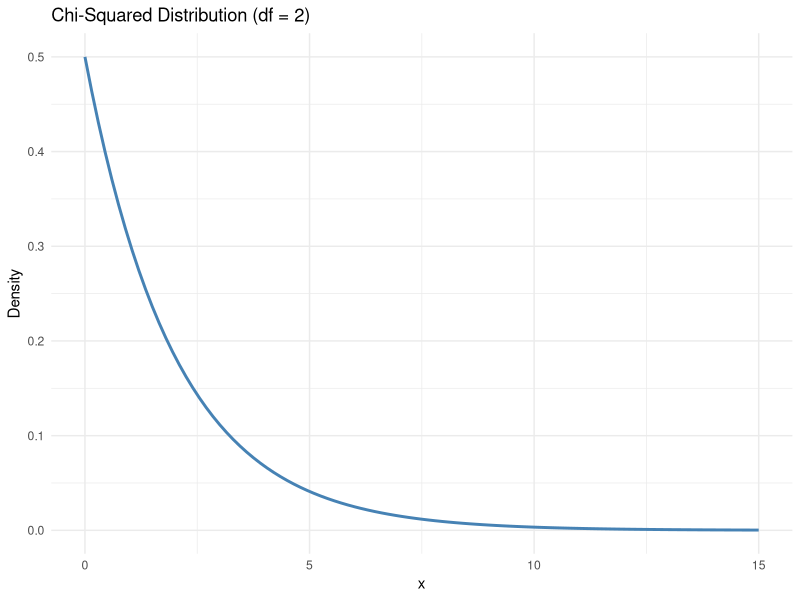

Recreate this plot in R.
## ---- chunk 1
knitr::opts_chunk$set(echo = TRUE)
## ---- chunk 2
library(ggplot2)

myPlot <- ggplot(data.frame(x = c(0, 15)), aes(x = x)) +
  stat_function(fun = dchisq, args = list(df = 2), color = "steelblue", linewidth = 1) +
  labs(
    title = "Chi-Squared Distribution (df = 2)",
    x = "x",
    y = "Density"
  ) +
  theme_minimal()

myPlot
## ---- chunk 3
set.seed(42)

mu0 <- 2
sigma <- 2  # known population standard deviation
n_reps <- 10000
sample_sizes <- c(8, 23, 52)
alpha <- 0.05

# a: Two-sided z-test
do.two.sided.test <- function(n) {
  samp <- rchisq(n, df = 2)
  z <- (mean(samp) - mu0) / (sigma / sqrt(n))
  p_val <- 2 * pnorm(-abs(z))
  return(p_val < alpha)
}

# b: Left-sided z-test
do.left.sided.test <- function(n) {
  samp <- rchisq(n, df = 2)
  z <- (mean(samp) - mu0) / (sigma / sqrt(n))
  p_val <- pnorm(z)
  return(p_val < alpha)
}

# c: Right-sided z-test
do.right.sided.test <- function(n) {
  samp <- rchisq(n, df = 2)
  z <- (mean(samp) - mu0) / (sigma / sqrt(n))
  p_val <- 1 - pnorm(z)
  return(p_val < alpha)
}

z.two  <- sapply(sample_sizes, function(n) mean(replicate(n_reps, do.two.sided.test(n))))
z.left <- sapply(sample_sizes, function(n) mean(replicate(n_reps, do.left.sided.test(n))))
z.right <- sapply(sample_sizes, function(n) mean(replicate(n_reps, do.right.sided.test(n))))

z.two
z.left
z.right
## ---- chunk 4
prob3Mat <- matrix(c(z.two, z.left, z.right),
                   nrow = length(z.two),
                   ncol = 3,
                   byrow = FALSE)
colnames(prob3Mat) <- c("two", "left", "right")
rownames(prob3Mat) <- paste("n =", sample_sizes)

prob3Mat
## ---- chunk 5
set.seed(42)

# a: Two-sided t-test
do.two.sided.t.test <- function(n) {
  samp <- rchisq(n, df = 2)
  result <- t.test(samp, mu = mu0, alternative = "two.sided")
  return(result$p.value < alpha)
}

# b: Left-sided t-test
do.left.sided.t.test <- function(n) {
  samp <- rchisq(n, df = 2)
  result <- t.test(samp, mu = mu0, alternative = "less")
  return(result$p.value < alpha)
}

# c: Right-sided t-test
do.right.sided.t.test <- function(n) {
  samp <- rchisq(n, df = 2)
  result <- t.test(samp, mu = mu0, alternative = "greater")
  return(result$p.value < alpha)
}

t.two   <- sapply(sample_sizes, function(n) mean(replicate(n_reps, do.two.sided.t.test(n))))
t.left  <- sapply(sample_sizes, function(n) mean(replicate(n_reps, do.left.sided.t.test(n))))
t.right <- sapply(sample_sizes, function(n) mean(replicate(n_reps, do.right.sided.t.test(n))))

t.two
t.left
t.right
## ---- chunk 6
prob5Mat <- matrix(c(t.two, t.left, t.right),
                   nrow = length(t.two),
                   ncol = 3,
                   byrow = FALSE)
colnames(prob5Mat) <- c("two", "left", "right")
rownames(prob5Mat) <- paste("n =", sample_sizes)

prob5Mat
## ---- chunk 7
set.seed(42)

# a: Two-sided "bad" z-test (uses sample SD instead of known sigma)
do.two.sided.bad.test <- function(n) {
  samp <- rchisq(n, df = 2)
  z <- (mean(samp) - mu0) / (sd(samp) / sqrt(n))
  p_val <- 2 * pnorm(-abs(z))
  return(p_val < alpha)
}

# b: Left-sided "bad" z-test
do.left.sided.bad.test <- function(n) {
  samp <- rchisq(n, df = 2)
  z <- (mean(samp) - mu0) / (sd(samp) / sqrt(n))
  p_val <- pnorm(z)
  return(p_val < alpha)
}

# c: Right-sided "bad" z-test
do.right.sided.bad.test <- function(n) {
  samp <- rchisq(n, df = 2)
  z <- (mean(samp) - mu0) / (sd(samp) / sqrt(n))
  p_val <- 1 - pnorm(z)
  return(p_val < alpha)
}

zt.two   <- sapply(sample_sizes, function(n) mean(replicate(n_reps, do.two.sided.bad.test(n))))
zt.left  <- sapply(sample_sizes, function(n) mean(replicate(n_reps, do.left.sided.bad.test(n))))
zt.right <- sapply(sample_sizes, function(n) mean(replicate(n_reps, do.right.sided.bad.test(n))))

zt.two
zt.left
zt.right
## ---- chunk 8
prob7Mat <- matrix(c(zt.two, zt.left, zt.right),
                   nrow = length(zt.two),
                   ncol = 3,
                   byrow = FALSE)
colnames(prob7Mat) <- c("two", "left", "right")
rownames(prob7Mat) <- paste("n =", sample_sizes)

prob7Mat
